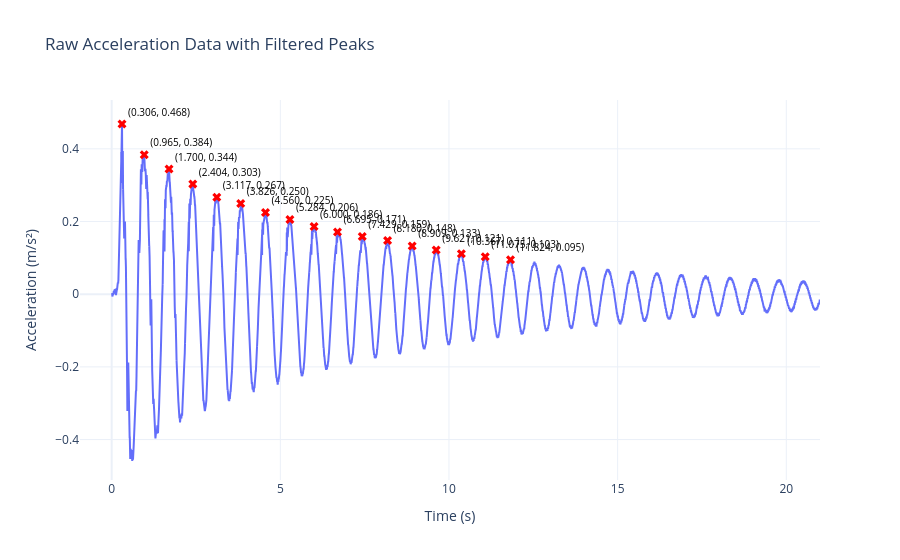

The notebook cell this image was saved under:
### Code cell
from scipy.signal import find_peaks
import plotly.graph_objs as go

# Adjust these parameters as needed for your data
min_distance = 20  # minimum number of samples between peaks
min_prominence = 0.2 # minimum prominence of peaks

peaks, _ = find_peaks(data[1], distance=min_distance, prominence=min_prominence)

fig = go.Figure()
fig.add_trace(go.Scatter(x=data[0], y=data[1], mode='lines', name='Acceleration'))

# Add filtered peaks as red markers
fig.add_trace(go.Scatter(
    x=data[0][peaks],
    y=data[1][peaks],
    mode='markers+text',
    name='Peaks',
    text=[f'({data[0][peaks[i]]:.3f}, {data[1][peaks[i]]:.3f}) ' for i in range(len(peaks))],
    textfont=dict(color='black', size=10),
    textposition='top right',
    marker=dict(color='red', size=8, symbol='x')
))


fig.update_layout(
    title='Raw Acceleration Data with Filtered Peaks',
    xaxis_title='Time (s)',
    yaxis_title='Acceleration (m/s²)',
    # no legend
    showlegend=False,
    template='plotly_white'
)
fig.show()

### Figure 1 — Plotly figure (JSON) as saved in the notebook; plotly's stock layout.template omitted (floating-point values rounded to 4 significant figures; data arrays with more than 128 entries replaced by an {"elided": "..."} marker saying what was removed)
{"data": [{"mode": "lines", "name": "Acceleration", "type": "scatter", "x": {"elided": "84000 float values"}, "y": {"elided": "84000 float values"}}, {"marker": {"color": "red", "size": 8, "symbol": "x"}, "mode": "markers+text", "name": "Peaks", "text": ["(0.306, 0.468) ", "(0.965, 0.384) ", "(1.700, 0.344) ", "(2.404, 0.303) ", "(3.117, 0.267) ", "(3.826, 0.250) ", "(4.560, 0.225) ", "(5.284, 0.206) ", "(6.000, 0.186) ", "(6.695, 0.171) ", "(7.429, 0.159) ", "(8.180, 0.148) ", "(8.909, 0.133) ", "(9.621, 0.121) ", "(10.367, 0.111) ", "(11.075, 0.103) ", "(11.824, 0.095) "], "textfont": {"color": "black", "size": 10}, "textposition": "top right", "type": "scatter", "x": [0.3058, 0.9647, 1.7, 2.404, 3.117, 3.826, 4.56, 5.284, 6.0, 6.695, 7.429, 8.18, 8.909, 9.621, 10.37, 11.07, 11.82], "y": [0.4683, 0.3839, 0.3442, 0.3029, 0.2668, 0.2497, 0.2247, 0.2057, 0.1865, 0.1713, 0.1586, 0.1478, 0.1328, 0.1213, 0.1113, 0.1031, 0.09487]}], "layout": {"showlegend": false, "title": {"text": "Raw Acceleration Data with Filtered Peaks"}, "xaxis": {"title": {"text": "Time (s)"}}, "yaxis": {"title": {"text": "Acceleration (m/s²)"}}}}
